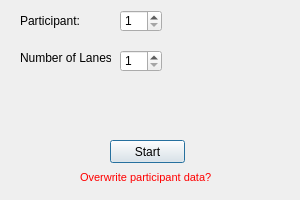
<?xml version="1.0" encoding="UTF-8"?>
<ui version="4.0">
 <class>Startwindow</class>
 <widget class="QMainWindow" name="Startwindow">
  <property name="geometry">
   <rect>
    <x>0</x>
    <y>0</y>
    <width>300</width>
    <height>200</height>
   </rect>
  </property>
  <property name="maximumSize">
   <size>
    <width>300</width>
    <height>200</height>
   </size>
  </property>
  <property name="windowTitle">
   <string>Startwindow</string>
  </property>
  <widget class="QWidget" name="centralWidget">
   <property name="maximumSize">
    <size>
     <width>300</width>
     <height>200</height>
    </size>
   </property>
   <widget class="QLabel" name="label">
    <property name="geometry">
     <rect>
      <x>20</x>
      <y>10</y>
      <width>61</width>
      <height>21</height>
     </rect>
    </property>
    <property name="text">
     <string>Participant:</string>
    </property>
   </widget>
   <widget class="QSpinBox" name="participant">
    <property name="geometry">
     <rect>
      <x>120</x>
      <y>10</y>
      <width>42</width>
      <height>22</height>
     </rect>
    </property>
    <property name="minimum">
     <number>1</number>
    </property>
   </widget>
   <widget class="QPushButton" name="pushButton">
    <property name="geometry">
     <rect>
      <x>110</x>
      <y>140</y>
      <width>75</width>
      <height>23</height>
     </rect>
    </property>
    <property name="text">
     <string>Start</string>
    </property>
    <property name="default">
     <bool>true</bool>
    </property>
   </widget>
   <widget class="QLabel" name="error">
    <property name="geometry">
     <rect>
      <x>80</x>
      <y>170</y>
      <width>131</width>
      <height>16</height>
     </rect>
    </property>
    <property name="text">
     <string>&lt;!DOCTYPE HTML PUBLIC &quot;-//W3C//DTD HTML 4.0//EN&quot; &quot;http://www.w3.org/TR/REC-html40/strict.dtd&quot;&gt;
&lt;html&gt;&lt;head&gt;&lt;meta name=&quot;qrichtext&quot; content=&quot;1&quot; /&gt;&lt;style type=&quot;text/css&quot;&gt;
p, li { white-space: pre-wrap; }
&lt;/style&gt;&lt;/head&gt;&lt;body style=&quot; font-family:'MS Shell Dlg 2'; font-size:8.25pt; font-weight:400; font-style:normal;&quot;&gt;
&lt;p style=&quot; margin-top:0px; margin-bottom:0px; margin-left:0px; margin-right:0px; -qt-block-indent:0; text-indent:0px;&quot;&gt;&lt;span style=&quot; font-size:8pt; color:#ff0000;&quot;&gt;Overwrite participant data?&lt;/span&gt;&lt;/p&gt;&lt;/body&gt;&lt;/html&gt;</string>
    </property>
   </widget>
   <widget class="QSpinBox" name="laneNum">
    <property name="geometry">
     <rect>
      <x>120</x>
      <y>50</y>
      <width>42</width>
      <height>22</height>
     </rect>
    </property>
    <property name="minimum">
     <number>1</number>
    </property>
    <property name="maximum">
     <number>2</number>
    </property>
   </widget>
   <widget class="QLabel" name="label_2">
    <property name="geometry">
     <rect>
      <x>20</x>
      <y>50</y>
      <width>91</width>
      <height>16</height>
     </rect>
    </property>
    <property name="text">
     <string>Number of Lanes:</string>
    </property>
   </widget>
  </widget>
 </widget>
 <layoutdefault spacing="6" margin="11"/>
 <tabstops>
  <tabstop>pushButton</tabstop>
  <tabstop>participant</tabstop>
 </tabstops>
 <resources/>
 <connections/>
</ui>
